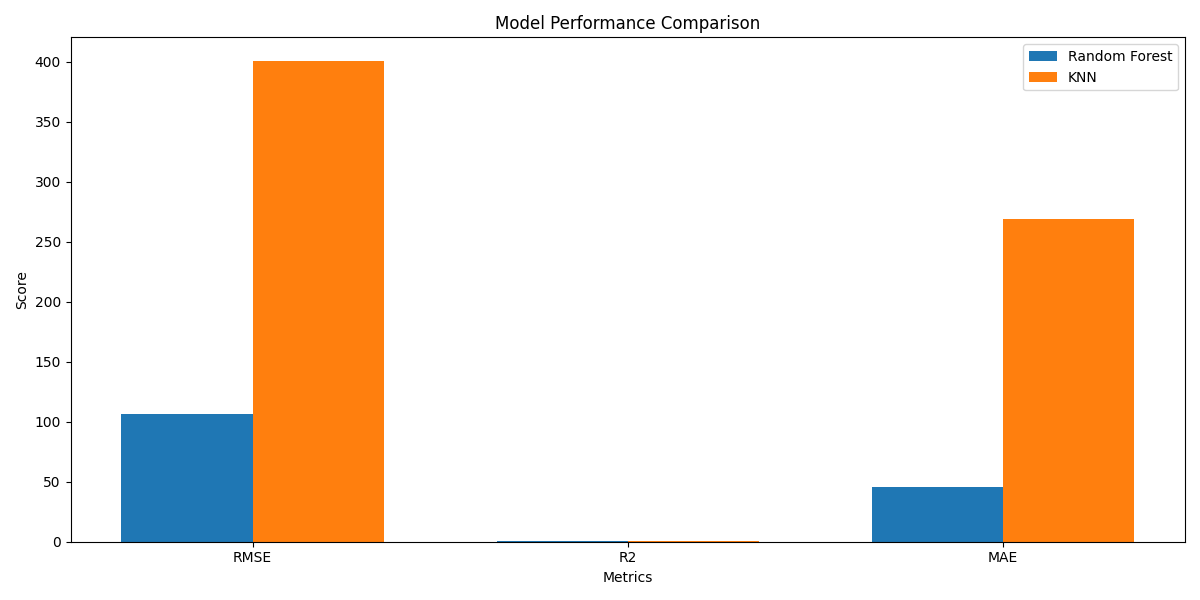

Source code (Python):
import pandas as pd
import numpy as np
import pickle
from sklearn.metrics import mean_squared_error, r2_score, mean_absolute_error
import matplotlib.pyplot as plt
import seaborn as sns
from sklearn.preprocessing import MinMaxScaler, StandardScaler, OneHotEncoder
from sklearn.neighbors import KNeighborsRegressor
from sklearn.pipeline import Pipeline
from sklearn.compose import ColumnTransformer
from datetime import datetime

def load_rf_model(model_path):
    with open(model_path, 'rb') as f:
        return pickle.load(f)

def evaluate_model(model, X, y, model_name):
    y_pred = model.predict(X)
    rmse = np.sqrt(mean_squared_error(y, y_pred))
    r2 = r2_score(y, y_pred)
    mae = mean_absolute_error(y, y_pred)
    print(f"\n{model_name} Predictions:")
    print(f"First few predictions: {y_pred[:5]}")
    print(f"First few actual values: {y[:5].values}")
    return {
        'RMSE': rmse,
        'R2': r2,
        'MAE': mae
    }

def engineer_features(df):
    # Create interaction features
    df['Age_Vehicle_Age'] = df['Driver_Age'] * df['Vehicle_Age']
    df['Passengers_Vehicle_Age'] = df['Number_of_Passengers'] * df['Vehicle_Age']
    
    # Create binary features for conditions
    df['Has_Whiplash'] = (df['Whiplash'] > 0).astype(int)
    df['Has_Psychological_Injury'] = (df['Minor_Psychological_Injury'] > 0).astype(int)
    
    # Create severity score
    df['Severity_Score'] = (
        df['Injury_Prognosis'] * 0.3 +
        df['AccidentType'] * 0.2 +
        df['Vehicle_Age'] * 0.1 +
        df['Number_of_Passengers'] * 0.1 +
        df['Has_Whiplash'] * 0.15 +
        df['Has_Psychological_Injury'] * 0.15
    )
    
    return df

# Load the data
print("Loading data...")
df = pd.read_csv('MLModel/Cleaned_Patient_Records.csv')

# Drop rows where SettlementValue is missing
df = df.dropna(subset=['SettlementValue'])

# Engineer features
print("Engineering features...")
df = engineer_features(df)

# Split features and target
X = df.drop(columns=['SettlementValue'])
y = df['SettlementValue']

# Drop rows where any feature is missing
X = X.dropna()
y = y[X.index]

# Detect categorical columns
categorical_cols = X.select_dtypes(include=['object']).columns.tolist()
numerical_cols = X.select_dtypes(include=['int64', 'float64']).columns.tolist()

# Load Random Forest model
print("Loading Random Forest model...")
rf_model = load_rf_model('MLModel/insurance_model.pkl')

# Create KNN model with similar preprocessing
print("Creating KNN model...")
knn_preprocessor = ColumnTransformer(
    transformers=[
        ('cat', OneHotEncoder(handle_unknown='ignore'), categorical_cols),
        ('num', StandardScaler(), numerical_cols)
    ],
    remainder='passthrough'
)

knn_pipeline = Pipeline([
    ('preprocessor', knn_preprocessor),
    ('knn', KNeighborsRegressor(n_neighbors=5))
])

# Fit KNN model
print("Fitting KNN model...")
knn_pipeline.fit(X, y)

# Evaluate both models
print("Evaluating models...")
rf_metrics = evaluate_model(rf_model['model'], X, y, "Random Forest")
knn_metrics = evaluate_model(knn_pipeline, X, y, "KNN")

# Create comparison DataFrame
comparison = pd.DataFrame({
    'Metric': ['RMSE', 'R2', 'MAE'],
    'Random Forest': [rf_metrics['RMSE'], rf_metrics['R2'], rf_metrics['MAE']],
    'KNN': [knn_metrics['RMSE'], knn_metrics['R2'], knn_metrics['MAE']]
})

# Print comparison
print("\nModel Performance Comparison:")
print(comparison.to_string(index=False))

# Calculate improvement percentages
improvements = {
    'RMSE': ((knn_metrics['RMSE'] - rf_metrics['RMSE']) / knn_metrics['RMSE']) * 100,
    'R2': ((rf_metrics['R2'] - knn_metrics['R2']) / abs(knn_metrics['R2'])) * 100,
    'MAE': ((knn_metrics['MAE'] - rf_metrics['MAE']) / knn_metrics['MAE']) * 100
}

print("\nImprovement over KNN model:")
for metric, improvement in improvements.items():
    print(f"{metric}: {improvement:.2f}%")

# Create visualization
plt.figure(figsize=(12, 6))
metrics = ['RMSE', 'R2', 'MAE']
x = np.arange(len(metrics))

width = 0.35
plt.bar(x - width/2, [rf_metrics[m] for m in metrics], width, label='Random Forest')
plt.bar(x + width/2, [knn_metrics[m] for m in metrics], width, label='KNN')

plt.xlabel('Metrics')
plt.ylabel('Score')
plt.title('Model Performance Comparison')
plt.xticks(x, metrics)
plt.legend()
plt.tight_layout()

# Save the plot
plt.savefig('MLModel/model_comparison.png')
print("\nComparison plot saved as 'MLModel/model_comparison.png'") 